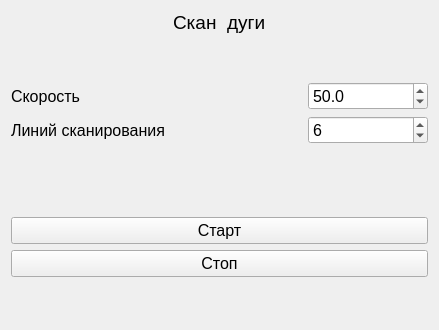
<?xml version="1.0" encoding="UTF-8"?>
<ui version="4.0">
 <class>AutoScanerlForm</class>
 <widget class="QWidget" name="AutoScanerlForm">
  <property name="geometry">
   <rect>
    <x>0</x>
    <y>0</y>
    <width>439</width>
    <height>330</height>
   </rect>
  </property>
  <property name="font">
   <font>
    <pointsize>12</pointsize>
   </font>
  </property>
  <property name="windowTitle">
   <string>Form</string>
  </property>
  <layout class="QVBoxLayout" name="verticalLayout">
   <item>
    <layout class="QHBoxLayout" name="horizontalLayout_2">
     <item>
      <spacer name="horizontalSpacer">
       <property name="orientation">
        <enum>Qt::Horizontal</enum>
       </property>
       <property name="sizeHint" stdset="0">
        <size>
         <width>40</width>
         <height>20</height>
        </size>
       </property>
      </spacer>
     </item>
     <item>
      <widget class="QLabel" name="label">
       <property name="font">
        <font>
         <pointsize>14</pointsize>
        </font>
       </property>
       <property name="text">
        <string>Скан  дуги</string>
       </property>
      </widget>
     </item>
     <item>
      <spacer name="horizontalSpacer_3">
       <property name="orientation">
        <enum>Qt::Horizontal</enum>
       </property>
       <property name="sizeHint" stdset="0">
        <size>
         <width>40</width>
         <height>20</height>
        </size>
       </property>
      </spacer>
     </item>
    </layout>
   </item>
   <item>
    <spacer name="verticalSpacer_5">
     <property name="orientation">
      <enum>Qt::Vertical</enum>
     </property>
     <property name="sizeHint" stdset="0">
      <size>
       <width>20</width>
       <height>40</height>
      </size>
     </property>
    </spacer>
   </item>
   <item>
    <layout class="QHBoxLayout" name="horizontalLayout">
     <item>
      <widget class="QLabel" name="label_12">
       <property name="text">
        <string>Скорость</string>
       </property>
      </widget>
     </item>
     <item>
      <widget class="QDoubleSpinBox" name="spinBoxSpeed">
       <property name="minimumSize">
        <size>
         <width>120</width>
         <height>28</height>
        </size>
       </property>
       <property name="maximumSize">
        <size>
         <width>120</width>
         <height>28</height>
        </size>
       </property>
       <property name="decimals">
        <number>1</number>
       </property>
       <property name="minimum">
        <double>-10000.000000000000000</double>
       </property>
       <property name="maximum">
        <double>100000.000000000000000</double>
       </property>
       <property name="value">
        <double>50.000000000000000</double>
       </property>
      </widget>
     </item>
    </layout>
   </item>
   <item>
    <layout class="QHBoxLayout" name="horizontalLayout_3">
     <item>
      <widget class="QLabel" name="label_13">
       <property name="text">
        <string>Линий сканирования</string>
       </property>
      </widget>
     </item>
     <item>
      <widget class="QSpinBox" name="spinBoxLines">
       <property name="minimumSize">
        <size>
         <width>120</width>
         <height>28</height>
        </size>
       </property>
       <property name="maximumSize">
        <size>
         <width>120</width>
         <height>28</height>
        </size>
       </property>
       <property name="value">
        <number>6</number>
       </property>
      </widget>
     </item>
    </layout>
   </item>
   <item>
    <spacer name="verticalSpacer">
     <property name="orientation">
      <enum>Qt::Vertical</enum>
     </property>
     <property name="sizeHint" stdset="0">
      <size>
       <width>20</width>
       <height>40</height>
      </size>
     </property>
    </spacer>
   </item>
   <item>
    <widget class="QLabel" name="label_ScanInfo">
     <property name="text">
      <string/>
     </property>
    </widget>
   </item>
   <item>
    <widget class="QPushButton" name="pushButton">
     <property name="text">
      <string>Старт</string>
     </property>
    </widget>
   </item>
   <item>
    <widget class="QPushButton" name="pushButton_2">
     <property name="text">
      <string>Стоп</string>
     </property>
    </widget>
   </item>
   <item>
    <spacer name="verticalSpacer_2">
     <property name="orientation">
      <enum>Qt::Vertical</enum>
     </property>
     <property name="sizeHint" stdset="0">
      <size>
       <width>20</width>
       <height>40</height>
      </size>
     </property>
    </spacer>
   </item>
  </layout>
 </widget>
 <resources/>
 <connections/>
</ui>
